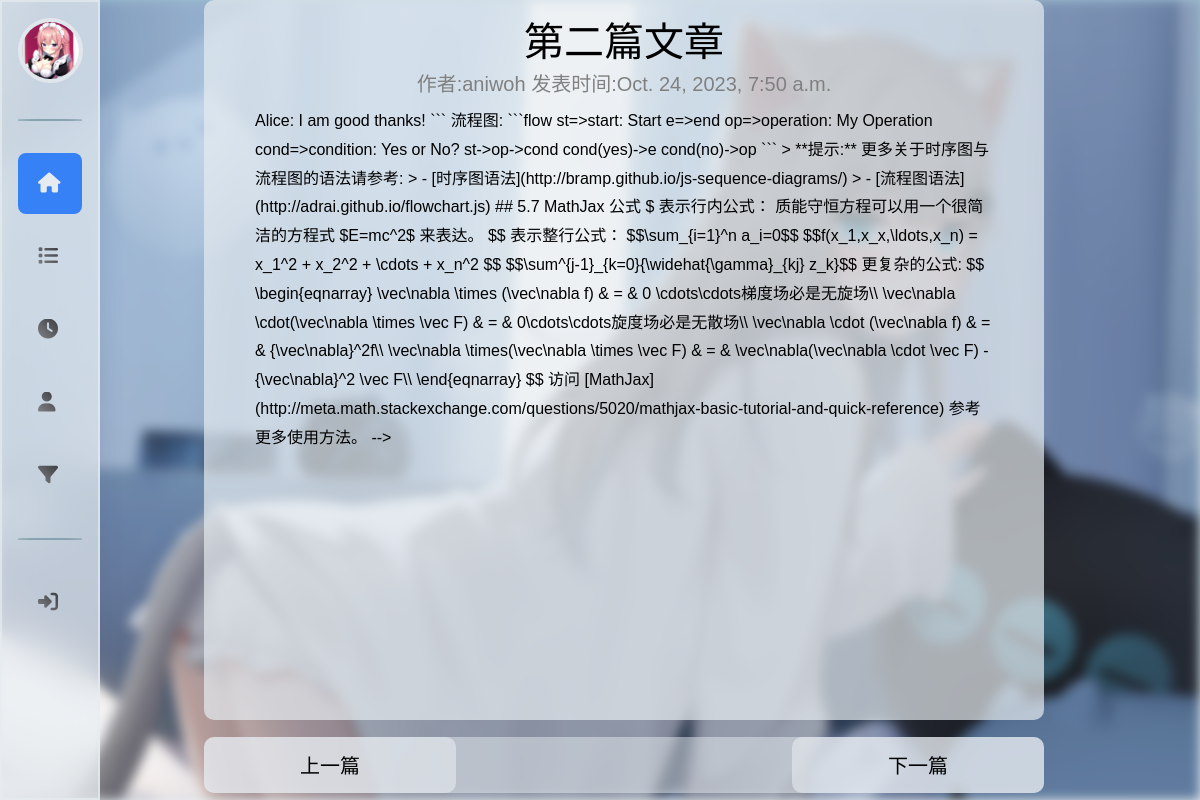
The app's page /index/post?id=2 with its own data.
### index_app/models.py (models this page shows)
class MarkdownFilePool(models.Model):
    title = models.CharField(max_length=100)
    content = models.TextField()
    author = models.CharField(max_length=100)
    created_at = models.DateTimeField(auto_now_add=True)

### index_app/views.py (the view)
# urls.py: path('post',views.post,name='post'),
def post(request):
    now_id=request.GET.get('id')
    if not now_id:
        now_id=1
        return redirect(reverse('post') + '?id=1')
    markdown = MarkdownFilePool.objects.get(id=now_id)  # 获取第一个Markdown文件
    prev_record = MarkdownFilePool.objects.filter(id__lt=markdown.id).last()
    next_record = MarkdownFilePool.objects.filter(id__gt=markdown.id).first()
    username = request.COOKIES.get('username', 'Guest')
    context = {
        'username': username,
        'markdown': markdown,
        'prev_record': prev_record,
        'next_record': next_record,
    }
    return render(request, 'index/post.html', context)

### templates/index/post.html (shortened to what this page needs)
{% extends "./layout-index.html" %}
{% block content %}
<link rel="stylesheet" href="{% static 'css/post_style.css' %}">
<link rel="stylesheet" href="{% static 'css/markdown-content.css' %}">
<div class="markdown-main">
    <div class="markdown-title">
        {{markdown.title}}
    </div>
    <div class="markdown-author">
        作者:{{markdown.author}} 发表时间:{{markdown.created_at}}
    </div>
    <div class="markdown-content">
    </div>
</div>
<div class="main-footer">
    {% if prev_record %}
    <a href="{% url 'post' %}?id={{ prev_record.id }}"><button type="button" class="pre-but">上一篇</button></a>
    {% else %}
    <button type="button" class="pre-but">已经是第一篇了</button>
    {% endif %}
    {% if next_record %}
    <a href="{% url 'post' %}?id={{ next_record.id }}"><button type="button" class="nxt-but">下一篇</button></a>
    {% else %}
    <button type="button" class="nxt-but">已经是最后一篇了</button>
    {% endif %}
</div>
{% endblock %}

### static/css/layout-index.css (style rules this page uses)
* { margin: 0; padding: 0; border: 0; list-style: none; box-sizing: border-box; }
body { height: 100vh; background: linear-gradient(#9fc0cf,#e5edf1); font-family: "Microsoft YaHei", arial, sans-serif; }

### static/css/post_style.css (style rules this page uses)
.markdown-title { width: 100%; text-align: center; font-size: 40px; }
.markdown-author { width: 100%; text-align: center; font-size: 20px; color: gray; }
.markdown-main { overflow: auto; width: 100%; height: 90%; border-radius: 10px; padding: 10px; background-color: rgba(230, 235, 240, 0.7); }
.main-footer { width: 100%; height: 7%; border-radius: 10px; margin-top: 2%; background-color: rgba(230, 235, 240, 0.5); }
.pre-but { font-size: 20px; border-radius: 10px; background-color: rgba(230, 235, 240, 0.6); height: 100%; width: 30%; text-align: center; float: left; }
.nxt-but { font-size: 20px; border-radius: 10px; background-color: rgba(230, 235, 240, 0.6); height: 100%; width: 30%; text-align: center; float: right; }

### static/css/markdown-content.css (style rules this page uses)
.markdown-content { margin: 0 auto; font-family: "Microsoft YaHei", arial, sans-serif; line-height: 1.8; border-width: 1px; word-wrap: break-word; }
* { -webkit-tap-highlight-color: transparent; }
@media screen and (min-width: 768px) { .markdown-content { width: 90%; margin: 10px auto; } }

### records on screen
MarkdownFilePool: title "第二篇文章", author "aniwoh", created_at "Oct. 24, 2023, 7:50 a.m.", content "Alice: I am good thanks! ``` 流程图: ```flow st=>start: Start e=>end op=>operation: My Operation cond=>condition: Yes or No? st->op->cond cond(yes)->e cond(no)->op ``` > **提示:** 更多关于时序图与流程图的语法请参考: > - [时序图语法](http://bramp.github.io/js-sequence-diagrams/) > - [流程图语法](http://adrai.github.io/flowchart.js) ## 5.7 MathJax 公式 $ 表示行内公式： 质能守恒方程可以用一个很简洁的方程式 $E=mc^2$ 来表达。 $$ 表示整行公式： $$\\sum_{i=1}^n a_i=0$$ $$f(x_1,x_x,\\ldots,x_n) = x_1^2 + x_2^2 + \\cdots + x_n^2 $$ $$\\sum^{j-1}_{k=0}{\\widehat{\\gamma}_{kj} z_k}$$ 更复杂的公式: $$ \\begin{eqnarray} \\vec\\nabla \\times (\\vec\\nabla f) & = & 0 \\cdots\\cdots梯度场必是无旋场\\\\ \\vec\\nabla \\cdot(\\vec\\nabla \\times \\vec F) & = & 0\\cdots\\cdots旋度场必是无散场\\\\ \\vec\\nabla \\cdot (\\vec\\nabla…"
